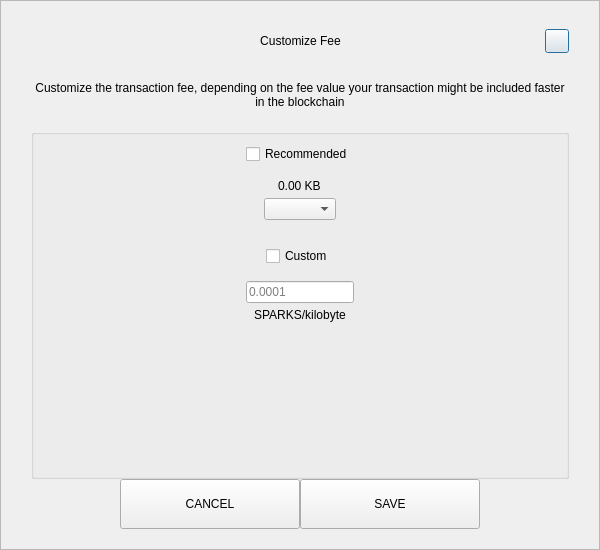
<?xml version="1.0" encoding="UTF-8"?>
<ui version="4.0">
 <class>SendCustomFeeDialog</class>
 <widget class="QDialog" name="SendCustomFeeDialog">
  <property name="geometry">
   <rect>
    <x>0</x>
    <y>0</y>
    <width>600</width>
    <height>550</height>
   </rect>
  </property>
  <property name="windowTitle">
   <string>Form</string>
  </property>
  <layout class="QVBoxLayout" name="verticalLayout_3">
   <property name="spacing">
    <number>0</number>
   </property>
   <property name="leftMargin">
    <number>0</number>
   </property>
   <property name="topMargin">
    <number>0</number>
   </property>
   <property name="rightMargin">
    <number>0</number>
   </property>
   <property name="bottomMargin">
    <number>0</number>
   </property>
   <item>
    <widget class="QFrame" name="frame">
     <property name="styleSheet">
      <string notr="true"/>
     </property>
     <property name="frameShape">
      <enum>QFrame::StyledPanel</enum>
     </property>
     <property name="frameShadow">
      <enum>QFrame::Raised</enum>
     </property>
     <layout class="QVBoxLayout" name="verticalLayout_2">
      <property name="spacing">
       <number>0</number>
      </property>
      <property name="leftMargin">
       <number>30</number>
      </property>
      <property name="topMargin">
       <number>20</number>
      </property>
      <property name="rightMargin">
       <number>30</number>
      </property>
      <property name="bottomMargin">
       <number>20</number>
      </property>
      <item>
       <layout class="QHBoxLayout" name="horizontalLayout_3">
        <property name="spacing">
         <number>0</number>
        </property>
        <item>
         <spacer name="horizontalSpacer_21">
          <property name="orientation">
           <enum>Qt::Horizontal</enum>
          </property>
          <property name="sizeHint" stdset="0">
           <size>
            <width>40</width>
            <height>20</height>
           </size>
          </property>
         </spacer>
        </item>
        <item>
         <widget class="QLabel" name="labelTitle">
          <property name="minimumSize">
           <size>
            <width>0</width>
            <height>40</height>
           </size>
          </property>
          <property name="maximumSize">
           <size>
            <width>16777215</width>
            <height>40</height>
           </size>
          </property>
          <property name="styleSheet">
           <string notr="true">padding-left:24px;</string>
          </property>
          <property name="text">
           <string>Customize Fee</string>
          </property>
          <property name="alignment">
           <set>Qt::AlignCenter</set>
          </property>
          <property name="margin">
           <number>7</number>
          </property>
         </widget>
        </item>
        <item>
         <spacer name="horizontalSpacer">
          <property name="orientation">
           <enum>Qt::Horizontal</enum>
          </property>
          <property name="sizeHint" stdset="0">
           <size>
            <width>40</width>
            <height>20</height>
           </size>
          </property>
         </spacer>
        </item>
        <item>
         <widget class="QPushButton" name="btnEsc">
          <property name="minimumSize">
           <size>
            <width>24</width>
            <height>24</height>
           </size>
          </property>
          <property name="maximumSize">
           <size>
            <width>24</width>
            <height>24</height>
           </size>
          </property>
          <property name="text">
           <string/>
          </property>
         </widget>
        </item>
       </layout>
      </item>
      <item>
       <spacer name="verticalSpacer_2">
        <property name="orientation">
         <enum>Qt::Vertical</enum>
        </property>
        <property name="sizeType">
         <enum>QSizePolicy::Fixed</enum>
        </property>
        <property name="sizeHint" stdset="0">
         <size>
          <width>20</width>
          <height>20</height>
         </size>
        </property>
       </spacer>
      </item>
      <item>
       <widget class="QLabel" name="labelMessage">
        <property name="text">
         <string>Customize the transaction fee, depending on the fee value your transaction might be included faster in the blockchain</string>
        </property>
        <property name="alignment">
         <set>Qt::AlignCenter</set>
        </property>
        <property name="wordWrap">
         <bool>true</bool>
        </property>
       </widget>
      </item>
      <item>
       <spacer name="verticalSpacer_3">
        <property name="orientation">
         <enum>Qt::Vertical</enum>
        </property>
        <property name="sizeType">
         <enum>QSizePolicy::Fixed</enum>
        </property>
        <property name="sizeHint" stdset="0">
         <size>
          <width>20</width>
          <height>20</height>
         </size>
        </property>
       </spacer>
      </item>
      <item>
       <widget class="QGroupBox" name="groupBox">
        <property name="title">
         <string/>
        </property>
        <layout class="QVBoxLayout" name="verticalLayout">
         <property name="leftMargin">
          <number>12</number>
         </property>
         <property name="rightMargin">
          <number>12</number>
         </property>
         <item>
          <layout class="QVBoxLayout" name="verticalLayout_4">
           <property name="spacing">
            <number>5</number>
           </property>
           <item alignment="Qt::AlignHCenter">
            <widget class="QCheckBox" name="checkBoxRecommended">
             <property name="text">
              <string>Recommended</string>
             </property>
            </widget>
           </item>
           <item>
            <spacer name="verticalSpacer_5">
             <property name="orientation">
              <enum>Qt::Vertical</enum>
             </property>
             <property name="sizeType">
              <enum>QSizePolicy::Fixed</enum>
             </property>
             <property name="sizeHint" stdset="0">
              <size>
               <width>20</width>
               <height>10</height>
              </size>
             </property>
            </spacer>
           </item>
           <item alignment="Qt::AlignHCenter">
            <widget class="QLabel" name="labelFee">
             <property name="text">
              <string>0.00 KB</string>
             </property>
            </widget>
           </item>
           <item alignment="Qt::AlignHCenter">
            <widget class="QComboBox" name="comboBoxRecommended"/>
           </item>
          </layout>
         </item>
         <item>
          <spacer name="verticalSpacer">
           <property name="orientation">
            <enum>Qt::Vertical</enum>
           </property>
           <property name="sizeType">
            <enum>QSizePolicy::Fixed</enum>
           </property>
           <property name="sizeHint" stdset="0">
            <size>
             <width>20</width>
             <height>20</height>
            </size>
           </property>
          </spacer>
         </item>
         <item>
          <layout class="QVBoxLayout" name="verticalLayout_5">
           <property name="spacing">
            <number>5</number>
           </property>
           <item alignment="Qt::AlignHCenter">
            <widget class="QCheckBox" name="checkBoxCustom">
             <property name="text">
              <string>Custom</string>
             </property>
            </widget>
           </item>
           <item>
            <spacer name="verticalSpacer_6">
             <property name="orientation">
              <enum>Qt::Vertical</enum>
             </property>
             <property name="sizeType">
              <enum>QSizePolicy::Fixed</enum>
             </property>
             <property name="sizeHint" stdset="0">
              <size>
               <width>20</width>
               <height>10</height>
              </size>
             </property>
            </spacer>
           </item>
           <item alignment="Qt::AlignHCenter">
            <widget class="QLineEdit" name="lineEditCustomFee">
             <property name="placeholderText">
              <string notr="true">0.0001</string>
             </property>
            </widget>
           </item>
           <item alignment="Qt::AlignHCenter">
            <widget class="QLabel" name="labelCustomFee">
             <property name="text">
              <string>SPARKS/kilobyte</string>
             </property>
            </widget>
           </item>
          </layout>
         </item>
         <item>
          <spacer name="verticalSpacer_4">
           <property name="orientation">
            <enum>Qt::Vertical</enum>
           </property>
           <property name="sizeHint" stdset="0">
            <size>
             <width>20</width>
             <height>40</height>
            </size>
           </property>
          </spacer>
         </item>
        </layout>
       </widget>
      </item>
      <item>
       <layout class="QHBoxLayout" name="horizontalLayout" stretch="1,2,2,1">
        <item>
         <spacer name="horizontalSpacer1">
          <property name="orientation">
           <enum>Qt::Horizontal</enum>
          </property>
          <property name="sizeHint" stdset="0">
           <size>
            <width>40</width>
            <height>20</height>
           </size>
          </property>
         </spacer>
        </item>
        <item>
         <widget class="QPushButton" name="btnCancel">
          <property name="minimumSize">
           <size>
            <width>180</width>
            <height>50</height>
           </size>
          </property>
          <property name="focusPolicy">
           <enum>Qt::NoFocus</enum>
          </property>
          <property name="text">
           <string>CANCEL</string>
          </property>
         </widget>
        </item>
        <item>
         <widget class="QPushButton" name="btnSave">
          <property name="minimumSize">
           <size>
            <width>180</width>
            <height>50</height>
           </size>
          </property>
          <property name="focusPolicy">
           <enum>Qt::NoFocus</enum>
          </property>
          <property name="text">
           <string>SAVE</string>
          </property>
         </widget>
        </item>
        <item>
         <spacer name="horizontalSpacer_2">
          <property name="orientation">
           <enum>Qt::Horizontal</enum>
          </property>
          <property name="sizeHint" stdset="0">
           <size>
            <width>40</width>
            <height>20</height>
           </size>
          </property>
         </spacer>
        </item>
       </layout>
      </item>
     </layout>
    </widget>
   </item>
  </layout>
 </widget>
 <resources/>
 <connections/>
</ui>
